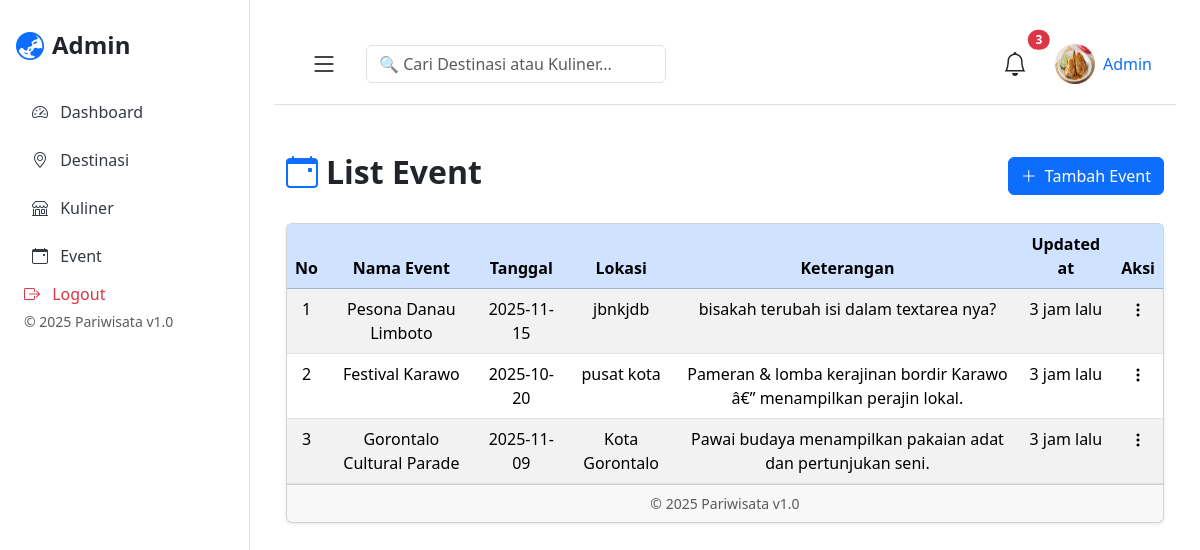
The page /admin/event/index.php on the database its author committed.
### tables this page shows
CREATE TABLE `event` (
  `id` int(11) NOT NULL,
  `nama` varchar(255) NOT NULL,
  `tanggal` date NOT NULL,
  `lokasi` varchar(255) NOT NULL,
  `keterangan` text NOT NULL
);

### admin/event/index.php (the view, shortened to what this page needs)
<?php
require '../../databases/koneksi.php';
require '../../layout/header_admin.php'; ?>
<div class="container mt-5">
  <div class="d-flex justify-content-between align-items-center mb-4">
    <h2 class="fw-bold"><i class="bi bi-calendar-event text-primary me-2"></i>List Event</h2>
    <a href="create.php" class="btn btn-primary">
      <i class="bi bi-plus-lg me-1"></i> Tambah Event
    </a>
  </div>
  <div class="card shadow-sm">
    <div class="card-body p-0">
      <div class="table-responsive">
        <table class="table table-striped table-hover mb-0">
          <thead class="table-primary">
            <tr class="text-center">
              <th>No</th>
              <th>Nama Event</th>
              <th>Tanggal</th>
              <th>Lokasi</th>
              <th>Keterangan</th>
              <th>Updated at</th>
              <th>Aksi</th>
            </tr>
          </thead>
          <tbody>
<?php $no=1;
  $sql = 'SELECT * FROM event';
  $result = mysqli_query($conn,$sql);
  while($row=mysqli_fetch_assoc($result)){
  ?>
            <tr class="text-center">
              <td><?=$no++?></td>
              <td><?=$row['nama']?></td>
              <td><?=$row['tanggal']?></td>
              <td><?=$row['lokasi']?></td>
              <td><?=$row['keterangan']?></td>
              <td>3 jam lalu</td>
              <td>
                <div class="dropdown">
                  <button class="bg-transparent btn-sm border-0"
                    data-bs-toggle="dropdown">
                    <i class="bi bi-three-dots-vertical"></i>
                  </button>
                </div>
              </td>
            </tr>
<?php } ?>
          </tbody>
        </table>
      </div>
    </div>
    <div class="card-footer text-center text-muted small">
      © 2025 Pariwisata v1.0
    </div>
  </div>
</div>
<?php require '../../layout/footer_admin.php'; ?>

### layout/header_admin.php (shortened to what this page needs)
<!DOCTYPE html>
<html lang="id">
<head>
  <link href="https://cdn.jsdelivr.net/npm/bootstrap@5.3.3/dist/css/bootstrap.min.css" rel="stylesheet">
  <link href="https://cdn.jsdelivr.net/npm/bootstrap-icons@1.10.5/font/bootstrap-icons.css" rel="stylesheet">
  <link rel="stylesheet" href="../style.css">
</head>
<body>
  <div class="sidebar" id="sidebarMenu">
    <div class="d-flex align-items-center mb-4">
      <i class="bi bi-globe-asia-australia fs-3 me-2 text-primary"></i>
      <span class="fs-4 fw-bold">Admin</span>
    </div>
    <nav class="nav flex-column">
      <a href="../index.php" class="nav-link ">
        <i class="bi bi-speedometer2 me-2"></i> Dashboard
      </a>
      <a href="../destinasi/index.php" class="nav-link">
        <i class="bi bi-geo-alt me-2"></i> Destinasi
      </a>
      <a href="../kuliner/index.php" class="nav-link">
        <i class="bi bi-shop me-2"></i> Kuliner
      </a>
      <a href="../event/index.php" class="nav-link">
        <i class="bi bi-calendar-event me-2"></i> Event
      </a>
    </nav>
    <form action="../../auth/logout.php" method="POST" class="ps-2">
      <button type="submit" class="nav-link btn btn-link text-danger p-0 text-start">
        <i class="bi bi-box-arrow-right me-2"></i> Logout
      </button>
    </form>
    <div class="mt-0 small text-muted ps-2">
      © 2025 Pariwisata v1.0
    </div>
  </div>
  <div class="main-content">
    <nav class="navbar navbar-custom d-flex justify-content-between align-items-center">
      <div class="d-flex align-items-center">
        <button class="btn bg-transparent border-0 me-3" id="menuToggle">
          <i class="bi bi-list fs-3"></i>
        </button>
        <input type="text" class="form-control d-none d-md-block" placeholder="🔍 Cari Destinasi atau Kuliner..." style="width: 300px;">
      </div>
      <div class="d-flex align-items-center">
        <button class="btn bg-transparent position-relative me-3 border-0">
          <i class="bi bi-bell fs-4"></i>
          <span class="position-absolute top-0 start-100 translate-middle badge rounded-pill bg-danger">3</span>
        </button>
        <div class="dropdown">
          <a href="#" class="d-flex align-items-center text-decoration-none" id="profileDropdown" data-bs-toggle="dropdown" aria-expanded="false">
            <img src="../../assets/images/ayam iloni.png" alt="profile" class="rounded-circle me-2" width="40" height="40" />
            <div class="d-none d-sm-block text-start">
              <?= $_SESSION['nama'] ?? 'Admin'; ?>
            </div>
          </a>
        </div>
      </div>
    </nav>

### layout/footer_admin.php (shortened to what this page needs)
</body>
</html>

### admin/style.css (style rules this page uses)
.sidebar { width: 250px; min-height: 100vh; background: #fff; border-right: 1px solid #dee2e6; position: fixed; top: 0; left: 0; padding: 1.5rem 1rem; transition: transform 0.3s ease; z-index: 1050; }
.sidebar .nav-link { color: #343a40; border-radius: 8px; margin-bottom: 0.3rem; padding: 0.6rem 1rem; }
.main-content { margin-left: 250px; padding: 1.5rem; transition: margin-left 0.3s; }
.navbar-custom { background: #fff; border-bottom: 1px solid #dee2e6; padding: 0.8rem 1.5rem; position: sticky; top: 0; z-index: 1000; }

### rows shown on the page
event: nama "Pesona Danau Limboto", tanggal "2025-11-15", lokasi "jbnkjdb", keterangan "bisakah terubah isi dalam textarea nya?"
event: nama "Festival Karawo", tanggal "2025-10-20", lokasi "pusat kota", keterangan "Pameran & lomba kerajinan bordir Karawo â€” menampilkan perajin lokal."
event: nama "Gorontalo Cultural Parade", tanggal "2025-11-09", lokasi "Kota Gorontalo", keterangan "Pawai budaya menampilkan pakaian adat dan pertunjukan seni."

### other values the page prints
$_SESSION['nama'] "Admin"
